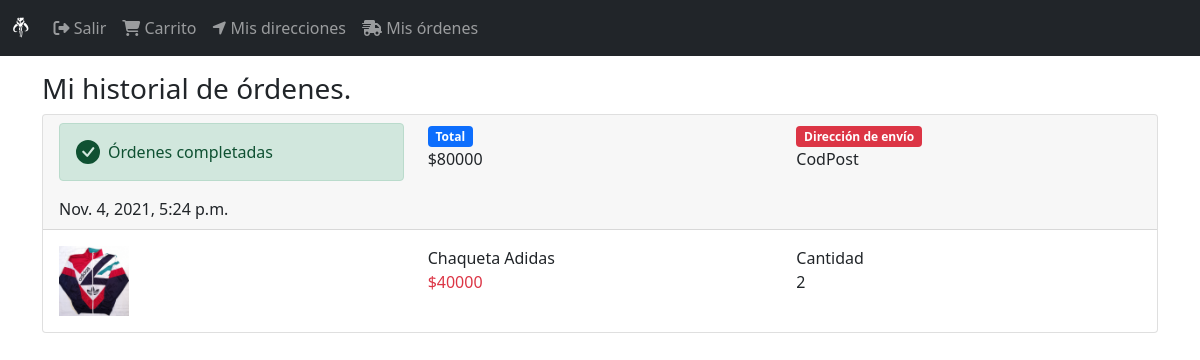
The page /orden/completados/ (signed in) on the database its author committed.
### orden/models.py (models this page shows, shortened)
class Orden(models.Model):
    ordenID = models.CharField(max_length=100, null=False, blank=False, unique=True)
    user = models.ForeignKey(User, on_delete=models.CASCADE)
    cart = models.ForeignKey(Cart, on_delete=models.CASCADE)
    status = models.CharField(max_length=40, choices=choices, default=OrdenStatus.CREATED)
    total = models.IntegerField(default=0)
    created_at = models.DateTimeField(auto_now_add=True)
    direccion_envio = models.ForeignKey(DireccionEnvio, null=True, blank=False, on_delete=models.CASCADE)

### DirEnvio/models.py (models this page shows, shortened)
class DireccionEnvio(models.Model):
    user = models.ForeignKey(User, null=False, blank=False, on_delete=models.CASCADE)
    line1 = models.CharField(max_length=300)
    line2 = models.CharField(max_length=300, blank=True)
    city =  models.CharField(max_length=100)
    state = models.CharField(max_length=100)
    reference = models.CharField(max_length=300)
    postal_code = models.CharField(max_length=10, null=False, blank=False)
    default = models.BooleanField(default=False)
    created_at = models.DateTimeField(auto_now_add=True)
    def __str__(self):
        return self.postal_code

### carts/models.py (models this page shows, shortened)
class CartProduct(models.Model):
    cart = models.ForeignKey(Cart, on_delete = models.CASCADE)
    product = models.ForeignKey(Product, on_delete = models.CASCADE)
    quantity = models.IntegerField(default=1)
    created_at = models.DateTimeField(auto_now_add=True)
    object = CartProductManager()

### products/models.py (models this page shows, shortened)
class Product(models.Model):
    title = models.CharField(max_length=40)
    description = models.TextField()
    price = models.IntegerField()
    created_at = models.DateTimeField(auto_now_add=True)
    images = models.ImageField(
        upload_to='media/',
        null=False,
        blank=False,)
    slug = models.SlugField(
        max_length=200,
        null=False,
        blank=False,
        unique=True,)

### orden/views.py (the view)
# urls.py: path('completados/', views.OrdenViews.as_view(), name='completados'),
class OrdenViews(LoginRequiredMixin, ListView):
    login_url = login
    template_name = 'orden/ordenes.html'
    def get_queryset(self):
        return self.request.user.ordenes_completadas()

### carts/models.py (called while the page is built)
    def product_related(self):
        return self.cartproduct_set.select_related('product')

### products/templatetags/funcion_tag.py (called while the page is built)
@register.filter()
def precio_tag(value):
    return '${0}'.format(value)

### users/models.py (called while the page is built)
    def ordenes_completadas(self):
        return self.orden_set.filter(status=OrdenStatus.COMPLETED).order_by('-id')

### orden/templates/orden/ordenes.html
{%extends 'base.html'%}
{%block content%}
<div class="col">
    <div class="h3">
        Mi historial de órdenes.
    </div>
    <div>
        {%for orden in object_list%}
        {%include 'orden/snippets/orden.html'%}
        {%endfor%}
    </div>
</div>
{%endblock%}

### orden/templates/orden/snippets/orden.html
{%load funcion_tag%}
<div class="card mb-2">
    <div class="card-header">
        <div class="row">
            <div class="col-4">
                <div class="alert alert-success d-flex align-items-center" role="alert">
                    <svg class="bi flex-shrink-0 me-2" width="24" height="24" role="img" aria-label="Success:"><use xlink:href="#check-circle-fill"/></svg>
                    <div>
                      Órdenes completadas
                    </div>
                </div>
                <div>
                    {{orden.created_at}}
                </div>
            </div>
            <div class="col-4">
                <div class="badge bg-primary">
                    Total
                </div>
                <div>
                    {{orden.total | precio_tag}}
                </div>
            </div>
            <div class="col-4">
                <div class="badge bg-danger">
                    Dirección de envío
                </div>
                <div>
                    {{orden.direccion_envio}}
                </div>
            </div>
        </div>
    </div>
    <div class="card-body">
        {%for i in orden.cart.product_related%}
        {%with product=i.product%}
        <div class="row">
            <div class="col-4">
                {%if product.images%}
                <img src="{{product.images.url}}" alt="" width="70" height="70">
                {%endif%}
            </div>
            <div class="col-4">
                <div>
                    {{product.title}}
                </div>
                <div class="text-danger">
                    {{product.price | precio_tag}}
                </div>
            </div>
            <div class="col-4">
                <div>
                    Cantidad
                </div>
                <div>
                    {{i.quantity}}
                </div>
            </div>
        </div>
        {%endwith%}
        {%endfor%}
    </div>
</div>

### rows shown on the page
Orden: created_at "Nov. 4, 2021, 5:24 p.m.", total|precio_tag "$80000", direccion_envio "CodPost"
CartProduct: product.images (picture), product "Chaqueta Adidas", product.price|precio_tag "$40000", quantity "2"
